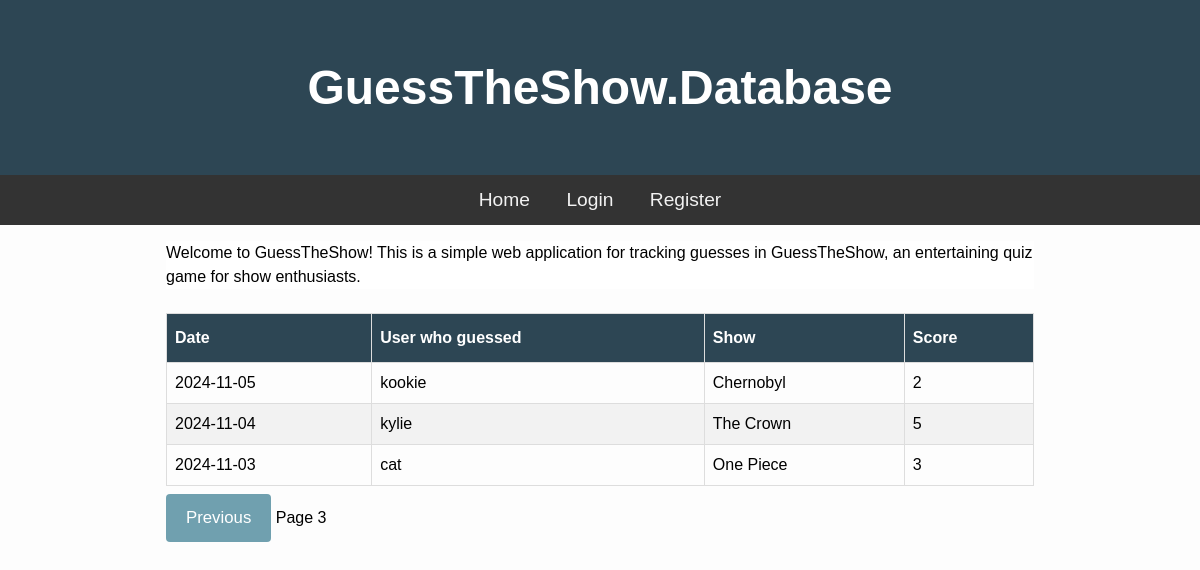
/?page=3, run on the app's committed database.
### tables this page shows
CREATE TABLE Guesses (id INTEGER PRIMARY KEY AUTOINCREMENT, user_id INTEGER, date TEXT NOT NULL, score INTEGER, "show" TEXT NOT NULL);

CREATE TABLE Users (id INTEGER PRIMARY KEY AUTOINCREMENT, username TEXT UNIQUE NOT NULL, password NOT NULL, salt TEXT);

### main.py (the view)
@app.route("/") #the route for the homepage
def Home():
    page = request.args.get('page', 1, type=int) #Get the page number from the query parameters and default to 1 if not provided
    per_page = 10 #Limit guesses to 10 per page e
    total_guesses = db.TotalGuessCount() #Get the total number of guesses from the guesses database
    total_pages = math.ceil(total_guesses / per_page)#Calculate the total number of pages and round up to the nearest whole number
    if page < 1: #If the page number is less than 1, set it to 1 to prevent invalid page numbers and users from trying to access non-existent pages
       page = 1
    elif page > total_pages and total_pages > 0:
       page = total_pages
    offset = (page - 1) * per_page #Calculate the offset for the database query based on the current page
    guessData = db.GetPages(per_page, offset)#Get the guesses for the current page using limit and offset
    return render_template("index1.html", guesses=guessData, page=page, total_pages=total_pages) #Note: passing data, page and total_pages

### db.py (called while the page is built)
def GetDB():
    BASE_DIR = os.path.dirname(os.path.abspath(__file__)) #Turns the part of the current file into an absolute path and then gets the directory of that path. Used to find the database file regardless of where the program is run from.
    db_path = os.path.join(BASE_DIR, ".database", "gtg.db") #Creates path to the database file
    db = sqlite3.connect(db_path)
    db.row_factory = sqlite3.Row
    return db

def GetPages(limit, offset):
    db = GetDB()
    query = """SELECT Guesses.date, Guesses.show, Guesses.score, Users.username
               FROM Guesses
               JOIN Users ON Guesses.user_id = Users.id
               ORDER BY date DESC
               LIMIT ? OFFSET ?"""
    guesses = db.execute(query, (limit, offset)).fetchall()
    db.close()
    return guesses

def TotalGuessCount():
    db = GetDB()
    result = db.execute("SELECT COUNT(*) as total FROM Guesses").fetchone()
    db.close()
    return result['total']

### templates/index1.html (shortened to what this page needs)
{% extends "base.html" %}
{% block content %}
<div class="container">
    <p>Welcome to GuessTheShow! This is a simple web application for tracking guesses in GuessTheShow, an entertaining quiz game for show enthusiasts.</p>
</div>
<br>
<table class="guess_table">
    <thead>
        <th>Date</th>
        <th>User who guessed</th>
        <th>Show</th>
        <th>Score</th>
    </thead>
    <tbody>
        {% for guess in guesses %}
        <tr>
            <td>{{ guess['date'] }}</td>
            <td>{{ guess['username'] }}</td>
            <td>{{ guess['show'] }}</td>
            <td>{{ guess['score'] }}</td>
        </tr>
        {% endfor %}
    </tbody>
</table>
<div class="pagenavigation">
    {% if page > 1 %}
        <a href="{{ url_for('Home', page=page-1) }}"><button>Previous</button></a>
    {% endif %}
    <span>Page {{ page }}</span>
</div>
{% endblock %}

### static/css/style.css (style rules this page uses)
* { padding: 0; margin: 0; box-sizing: border-box; }
body { background: #fdfdfd; font-family: "Nunito", sans-serif; font-size: 1rem; }
.container { background-color: white; }
.guess_table { font-family: Arial, Helvetica, sans-serif; border-collapse: collapse; width: 100%; }
.guess_table td, .guess_table th { border: 1px solid #ddd; padding: 8px; }
.guess_table tr:nth-child(even) { background-color: #f2f2f2; }
.guess_table th { padding-top: 12px; padding-bottom: 12px; text-align: left; background-color: #2D4654; color: white; }
button { background-color: #70A0AF; color: white; padding: 14px 20px; margin: 8px 0; border: none; border-radius: 4px; cursor: pointer; font-size: 1.05em; }

### data on the page
Guesses: date "2024-11-05", username "kookie", show "Chernobyl", score "2"
Guesses: date "2024-11-04", username "kylie", show "The Crown", score "5"
Guesses: date "2024-11-03", username "cat", show "One Piece", score "3"

### other printed values
{{ page }} "3"
